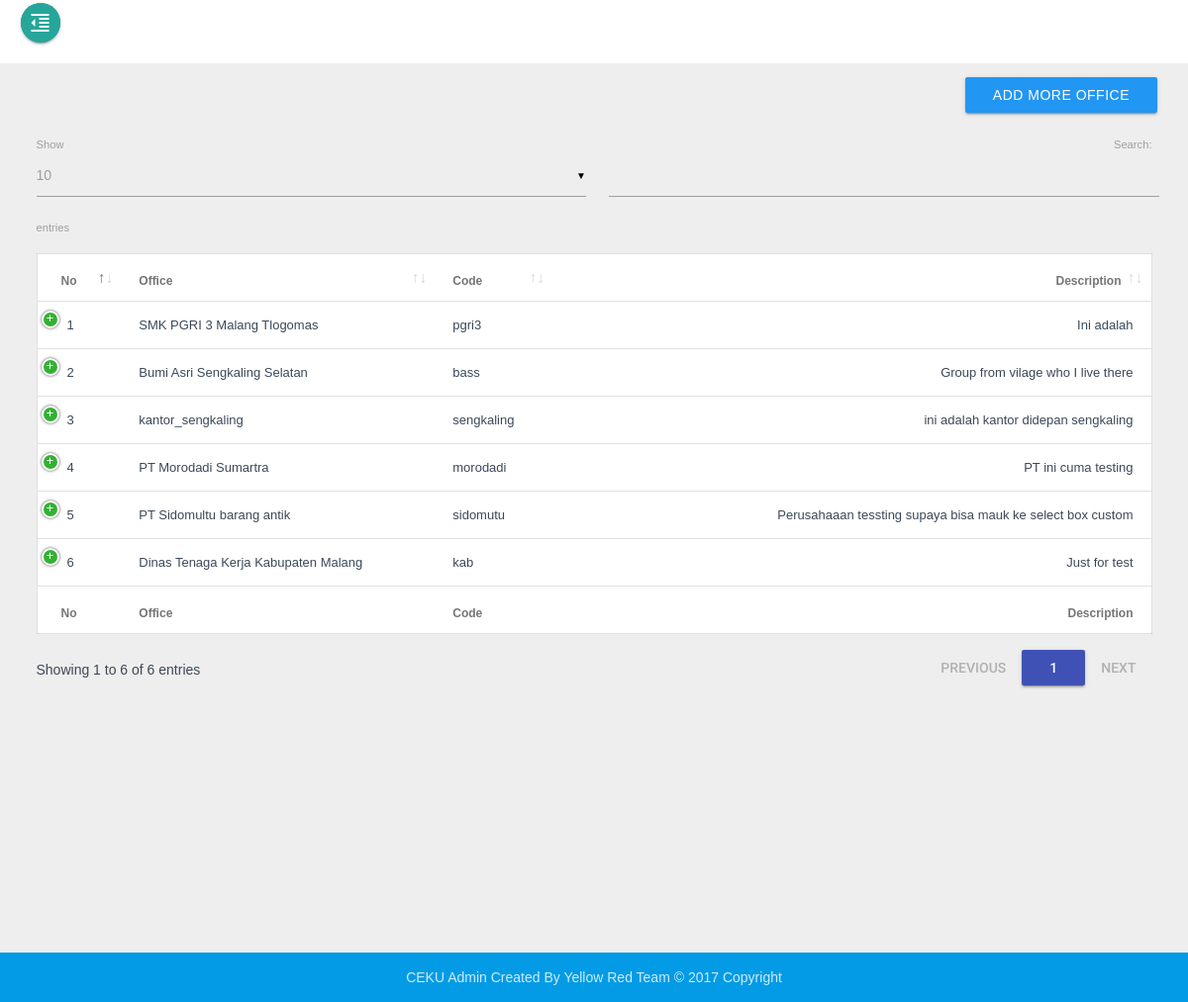
Screenshot of /wp-admin/office.php (signed in) with the database file from the repository.
### tables this page shows
CREATE TABLE `office` (
  `Id_office` int(12) NOT NULL,
  `Office_name` varchar(225) NOT NULL,
  `Office_code` varchar(225) NOT NULL,
  `Description` text NOT NULL
);

### wp-admin/office.php (the view, shortened to what this page needs)
<?php
include("script/header_script.php");
?>
    <div class="wrapper animsition">
        <main class="main">
          <?php include("menu/header.php") ?>
            <div class="main-content section">
              <div class="row">
                  <div class="col s12 m12">
                    <div class="row">
                        <div class="col s12 m12" align="right">
                            <a href="add_office" class="waves-effect waves-light btn blue">
                                Add More Office
                            </a>
                        </div>
                    </div>
                      <table id="example" class="mdl-data-table" cellspacing="0" width="100%">
                          <thead>
                              <tr>
                                  <th>No</th>
                                  <th>Office</th>
                                  <th>Code</th>
                                  <th width="500px">Description</th>
                              </tr>
                          </thead>
                          <tfoot>
                              <tr>
                                  <th>No</th>
                                  <th>Office</th>
                                  <th>Code</th>
                                  <th width="500px">Description</th>
                              </tr>
                          </tfoot>
                          <tbody>
<?php
    $query = "SELECT * FROM office";
    $result = mysqli_query($con, $query);
    if($result->num_rows == 0){
        echo '<tr>
            <td colspan="4">
                <div align="center">
                    There is empty
                </div>
            </td>
        </tr>';
    }
    else{
    $no = 1;
    while($data = mysqli_fetch_assoc($result)){
        echo '
            <tr>
                <td>'.$no.'</td>
                <td>'.$data['Office_name'].'</td>
                <td>'.$data['Office_code'].'</td>
                <td>'.$data['Description'].'</td>
                <td>
                <a href="edit_office?id_office='.$data['Id_office'].'"
                    class="waves-effect waves-light btn blue">
                    <i class="material-icons">edit</i>
                </a>
                <a onclick="delet('.$data['Id_office'].')"class="waves-effect waves-light btn red btn toast-action-btn">
                    <i class="material-icons">delete_sweep</i>
                </a>
                </td>
            </tr>
        ';
    $no++;
                }
    }
  ?>
                          </tbody>
                      </table>
                  </div>
              </div>
          </div>
          <?php include("menu/footer.php") ?>
        </main>
    </div>
<?php include("script/footer_script.php"); ?>

### rows the page displays
office: Office_name "SMK PGRI 3 Malang Tlogomas", Office_code "pgri3", Description "Ini adalah"
office: Office_name "Bumi Asri Sengkaling Selatan", Office_code "bass", Description "Group from vilage who I live there"
office: Office_name "kantor_sengkaling", Office_code "sengkaling", Description "ini adalah kantor didepan sengkaling"
office: Office_name "PT Morodadi Sumartra", Office_code "morodadi", Description "PT ini cuma testing"
office: Office_name "PT Sidomultu barang antik", Office_code "sidomutu", Description "Perusahaaan tessting supaya bisa mauk ke select box custom"
office: Office_name "Dinas Tenaga Kerja Kabupaten Malang", Office_code "kab", Description "Just for test"
